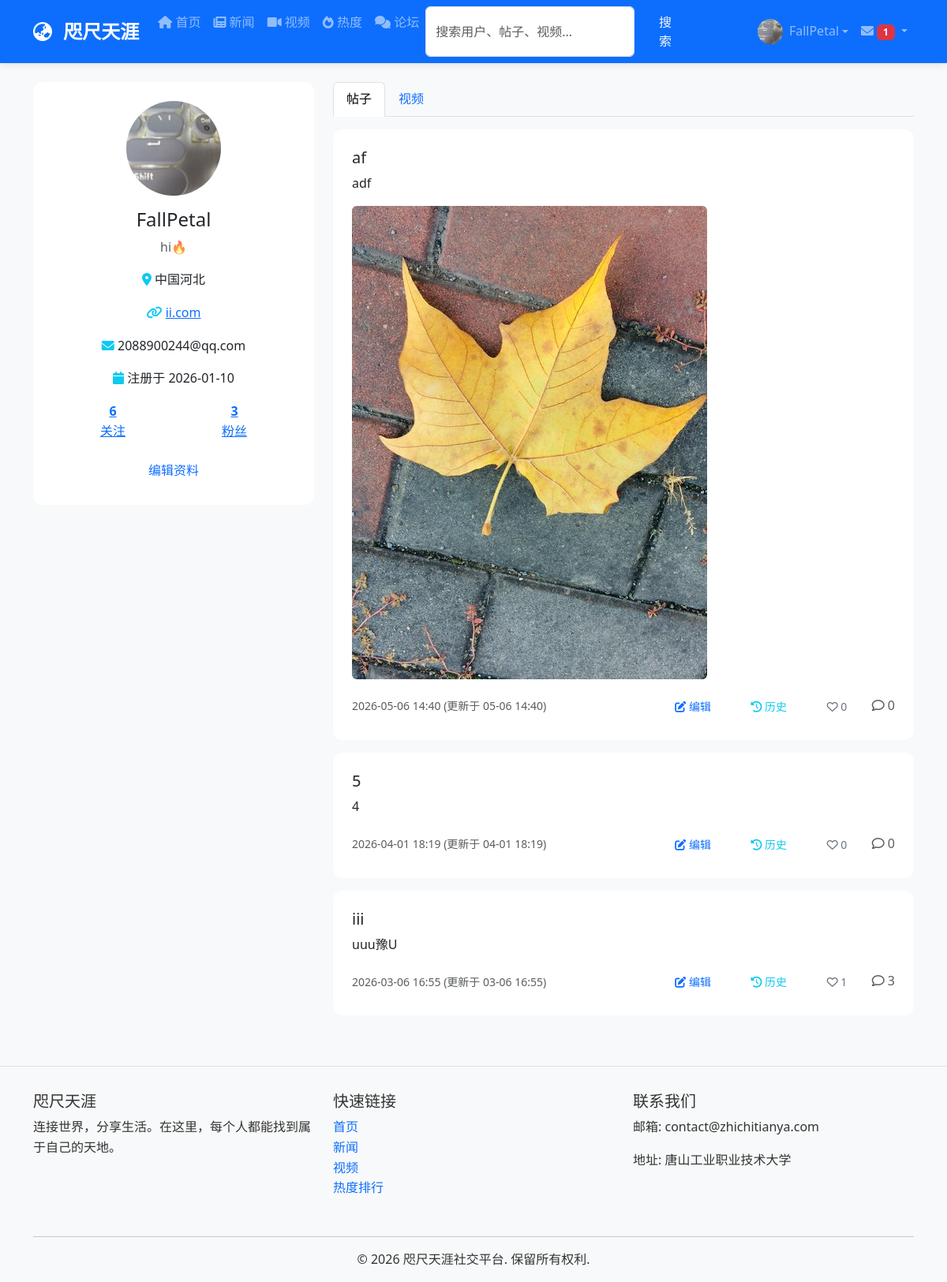
Screenshot of /profile/FallPetal (signed in) with the database file from the repository.
### models/__init__.py (models this page shows, shortened)
class User(UserMixin, db.Model):
    __tablename__ = 'users'
    id = db.Column(db.Integer, primary_key=True)
    username = db.Column(db.String(80), unique=True, nullable=False)
    email = db.Column(db.String(120), unique=True, nullable=False)
    password_hash = db.Column(db.String(120), nullable=False)
    avatar = db.Column(db.String(200), default='default_avatar.png')
    bio = db.Column(db.Text, default='')
    location = db.Column(db.String(100))
    website = db.Column(db.String(200))
    is_active = db.Column(db.Boolean, default=True)  # 用户是否被封禁
    is_banned = db.Column(db.Boolean, default=False)  # 是否被完全封禁
    can_post = db.Column(db.Boolean, default=True)    # 是否可以发帖
    can_video = db.Column(db.Boolean, default=True)   # 是否可以发视频
    can_comment = db.Column(db.Boolean, default=True)  # 是否可以评论
    is_admin = db.Column(db.Boolean, default=False)   # 是否为管理员
    join_date = db.Column(FlexibleDateTime, default=datetime.now)
    last_seen = db.Column(FlexibleDateTime, default=datetime.now)
    posts = db.relationship('Post', backref='author',
                            lazy=True, foreign_keys='Post.author_id')
    videos = db.relationship('Video', backref='uploader',
                             lazy=True, foreign_keys='Video.uploader_id')
    comments = db.relationship(
        'Comment', lazy=True, foreign_keys='Comment.author_id')
    sent_messages = db.relationship(
        'Message', backref='sender', lazy=True, foreign_keys='Message.sender_id')
    received_messages = db.relationship(
        'Message', backref='recipient', lazy=True, foreign_keys='Message.recipient_id')
    followers = db.relationship(
        'User', secondary='follows',
        primaryjoin='(Follows.followed_id == User.id)',  # 被关注的人
        secondaryjoin='(Follows.follower_id == User.id)',  # 关注者
        backref=db.backref('followed', lazy='dynamic'),
        lazy='dynamic'
    )
    post_likes = db.relationship('PostLike', backref='user', lazy=True)
    video_likes = db.relationship('VideoLike', backref='user', lazy=True)
    def is_following(self, user):
        existing_follow = db.session.query(Follows).filter_by(
            follower_id=self.id,
            followed_id=user.id
        ).first()
        return existing_follow is not None
    def get_following_count(self):
        return self.followed.count()
    def get_followers_count(self):
        return self.followers.count()
    def unread_messages_count(self):
        return Message.query.filter_by(
            recipient_id=self.id,
            is_read=False
        ).count()

class Post(db.Model):
    __tablename__ = 'posts'
    id = db.Column(db.Integer, primary_key=True)
    title = db.Column(db.String(200), nullable=False)
    content = db.Column(db.Text, nullable=False)
    image_url = db.Column(db.String(200))  # 帖子配图
    video_url = db.Column(db.String(200))  # 帖子视频
    timestamp = db.Column(FlexibleDateTime, index=True,
                          default=datetime.now)
    updated_at = db.Column(FlexibleDateTime, default=datetime.now)  # 最后更新时间
    author_id = db.Column(db.Integer, db.ForeignKey('users.id'))
    likes_count = db.Column(db.Integer, default=0)
    comments_count = db.Column(db.Integer, default=0)
    post_comments = db.relationship(
        'Comment', lazy=True, foreign_keys='Comment.post_id')
    likes = db.relationship('PostLike', backref='post', lazy=True)

### app.py (the view)
@app.route('/profile/<username>')
def profile(username):
    user = User.query.filter_by(username=username).first_or_404()
    user_posts = Post.query.filter_by(
        author_id=user.id).order_by(Post.timestamp.desc()).all()
    user_videos = Video.query.filter_by(
        uploader_id=user.id).order_by(Video.timestamp.desc()).all()
    is_following = False
    if current_user.is_authenticated:
        is_following = current_user.is_following(user)
    return render_template('profile.html',
                           user=user,
                           posts=user_posts,
                           videos=user_videos,
                           is_following=is_following)

### templates/profile.html (shortened to what this page needs)
{% extends "base.html" %}  {% block content %}
<div class="container mt-4">
  <div class="row">
    <div class="col-md-4">
      <div class="card">
        <div class="card-body text-center">
          <img
            src="{{ get_avatar_url(user.avatar) }}"
            class="rounded-circle mb-3"
            style="width: 120px; height: 120px; object-fit: cover"
            alt="头像"
          />
          <h4>{{ user.username }}</h4>
          {% if user.bio %}
          <p class="text-muted">{{ user.bio }}</p>
          {% endif %} {% if user.location %}
          <p>
            <i class="fas fa-map-marker-alt text-info"></i> {{ user.location }}
          </p>
          {% endif %} {% if user.website %}
          <p>
            <i class="fas fa-link text-info"></i>
            <a href="{{ user.website }}" target="_blank">{{ user.website }}</a>
          </p>
          {% endif %} {% if current_user.is_authenticated and (current_user.id
          == user.id or current_user.is_admin) %}
          <p><i class="fas fa-envelope text-info"></i> {{ user.email }}</p>
          <p>
            <i class="fas fa-calendar text-info"></i> 注册于 {{
            user.join_date.strftime('%Y-%m-%d') }}
          </p>
          {% endif %}
          <div class="d-flex justify-content-around mt-3">
            <div>
              <a href="{{ url_for('show_following', username=user.username) }}"
                ><strong>{{ user.get_following_count() }}</strong></a
              >
              <div>
                <a
                  href="{{ url_for('show_following', username=user.username) }}"
                  >关注</a
                >
              </div>
            </div>
            <div>
              <a href="{{ url_for('show_followers', username=user.username) }}"
                ><strong>{{ user.get_followers_count() }}</strong></a
              >
              <div>
                <a
                  href="{{ url_for('show_followers', username=user.username) }}"
                  >粉丝</a
                >
              </div>
            </div>
          </div>
           {% if current_user.id == user.id %}
          <div class="mt-3">
            <a
              href="{{ url_for('edit_profile') }}"
              class="btn btn-outline-primary"
              >编辑资料</a
            >
          </div>
          {% endif %}
        </div>
      </div>
    </div>
    <div class="col-md-8">
      <ul class="nav nav-tabs" id="myTab" role="tablist">
        <li class="nav-item" role="presentation">
          <button
            class="nav-link active"
            id="posts-tab"
            data-bs-toggle="tab"
            data-bs-target="#posts"
            type="button"
            role="tab"
          >
            帖子
          </button>
        </li>
        <li class="nav-item" role="presentation">
          <button
            class="nav-link"
            id="videos-tab"
            data-bs-toggle="tab"
            data-bs-target="#videos"
            type="button"
            role="tab"
          >
            视频
          </button>
        </li>
      </ul>
      <div class="tab-content mt-3" id="myTabContent">
        <div class="tab-pane fade show active" id="posts" role="tabpanel">
          {% if posts %} {% for post in posts %}
          <div class="card mb-3">
            <div class="card-body">
              <h5 class="card-title">{{ post.title }}</h5>
              <p class="card-text">
                {{ post.content[:300] }}
              </p>
              {% if post.image_url %}
              <img
                src="{{ url_for('static', filename=post.image_url) }}"
                class="img-fluid rounded"
                alt="帖子配图"
              />
              {% endif %}
              <div
                class="d-flex justify-content-between align-items-center mt-3"
              >
                <small class="text-muted"
                  >{{ post.timestamp.strftime('%Y-%m-%d %H:%M') }} {% if
                  post.updated_at and post.updated_at != post.timestamp %}
                  (更新于 {{ post.updated_at.strftime('%m-%d %H:%M') }}) {%
                  endif %}
                </small>
                <div>
                  {% if current_user.id == post.author_id or
                  current_user.is_admin %}
                  <a
                    href="{{ url_for('edit_post', post_id=post.id) }}"
                    class="btn btn-sm btn-outline-primary me-2"
                  >
                    <i class="fas fa-edit"></i> 编辑
                  </a>
                  <a
                    href="{{ url_for('post_detail', post_id=post.id) }}"
                    class="btn btn-sm btn-outline-info me-2"
                  >
                    <i class="fas fa-history"></i> 历史
                  </a>
                  {% endif %}
                  <button
                    class="btn btn-sm btn-outline-secondary like-btn"
                    data-type="post"
                    data-id="{{ post.id }}"
                  >
                    <i class="far fa-heart"></i>
                    <span class="likes-count">{{ post.likes_count }}</span>
                  </button>
                  <span class="ms-2 text-muted"
                    ><i class="far fa-comment"></i> {{ post.comments_count
                    }}</span
                  >
                </div>
              </div>
            </div>
          </div>
          {% endfor %} {% else %}
          <p class="text-muted">暂无帖子</p>
          {% endif %}
        </div>
      </div>
    </div>
  </div>
</div>
{% endblock %}

### templates/base.html (shortened to what this page needs)
<!DOCTYPE html>
<html lang="zh-CN">
  <head>
    <link
      href="{{ url_for('static', filename='css/bootstrap.min.css') }}"
      rel="stylesheet"
    />
    <link
      rel="stylesheet"
      href="{{ url_for('static', filename='css/style.css') }}"
    />
    <link
      rel="stylesheet"
      href="https://cdnjs.cloudflare.com/ajax/libs/font-awesome/6.0.0/css/all.min.css"
    />
  </head>
  <body>
    <nav class="navbar navbar-expand-lg navbar-dark bg-primary sticky-top">
      <div class="container">
        <a class="navbar-brand" href="{{ url_for('index') }}">
          <i class="fas fa-globe-asia me-2"></i> 咫尺天涯
        </a>
        <div class="collapse navbar-collapse" id="navbarNav">
          <ul class="navbar-nav me-auto">
            <li class="nav-item">
              <a class="nav-link" href="{{ url_for('index') }}"
                ><i class="fas fa-home"></i> 首页</a
              >
            </li>
            <li class="nav-item">
              <a class="nav-link" href="{{ url_for('news') }}"
                ><i class="fas fa-newspaper"></i> 新闻</a
              >
            </li>
            <li class="nav-item">
              <a class="nav-link" href="{{ url_for('videos') }}"
                ><i class="fas fa-video"></i> 视频</a
              >
            </li>
            <li class="nav-item">
              <a class="nav-link" href="{{ url_for('trending') }}"
                ><i class="fas fa-fire"></i> 热度</a
              >
            </li>
            <li class="nav-item">
              <a class="nav-link" href="{{ url_for('forum') }}"
                ><i class="fas fa-comments"></i> 论坛</a
              >
            </li>
            <li class="nav-item">
              <form
                class="d-flex"
                action="{{ url_for('search') }}"
                method="get"
              >
                <input
                  class="form-control me-2"
                  type="search"
                  name="q"
                  placeholder="搜索用户、帖子、视频..."
                  aria-label="Search"
                />
                <button class="btn btn-outline-light" type="submit">
                  搜索
                </button>
              </form>
            </li>
          </ul>
          <ul class="navbar-nav ms-auto">
            {% if current_user.is_authenticated %}
            <li class="nav-item dropdown">
              <a
                class="nav-link dropdown-toggle d-flex align-items-center"
                href="#"
                id="navbarDropdown"
                role="button"
                data-bs-toggle="dropdown"
              >
                <img
                  src="{{ get_avatar_url(current_user.avatar) }}"
                  class="user-avatar-sm me-2"
                  alt="头像"
                />
                {{ current_user.username }}
              </a>
            </li>
            {% endif %}
          </ul>
          {% if current_user.is_authenticated %}
          <ul class="navbar-nav">
            <li class="nav-item dropdown">
              <a
                class="nav-link dropdown-toggle"
                href="#"
                id="messagesDropdown"
                role="button"
                data-bs-toggle="dropdown"
                aria-expanded="false"
              >
                <i class="fas fa-envelope"></i>
                {% if current_user.unread_messages_count() > 0 %}
                <span class="badge bg-danger"
                  >{{ current_user.unread_messages_count() }}</span
                >
                {% endif %}
              </a>
                {% set unread_messages = [] %} {% for msg in
                current_user.received_messages %} {% if not msg.is_read %} {% if
                unread_messages|length < 5 %} {% set _ =
                unread_messages.append(msg) %} {% endif %} {% endif %} {% endfor
                %}
            </li>
          </ul>
          {% endif %}
        </div>
      </div>
    </nav>
    <main>{% block content %}{% endblock %}</main>
    <footer class="footer mt-5 py-4 bg-light">
      <div class="container">
        <div class="row">
          <div class="col-md-4 mb-3">
            <h5>咫尺天涯</h5>
            <p>连接世界，分享生活。在这里，每个人都能找到属于自己的天地。</p>
          </div>
          <div class="col-md-4 mb-3">
            <h5>快速链接</h5>
            <ul class="list-unstyled">
              <li>
                <a href="{{ url_for('index') }}" class="text-decoration-none"
                  >首页</a
                >
              </li>
              <li>
                <a href="{{ url_for('news') }}" class="text-decoration-none"
                  >新闻</a
                >
              </li>
              <li>
                <a href="{{ url_for('videos') }}" class="text-decoration-none"
                  >视频</a
                >
              </li>
              <li>
                <a href="{{ url_for('trending') }}" class="text-decoration-none"
                  >热度排行</a
                >
              </li>
            </ul>
          </div>
          <div class="col-md-4 mb-3">
            <h5>联系我们</h5>
            <p>邮箱: contact@zhichitianya.com</p>
            <p>地址: 唐山工业职业技术大学</p>
          </div>
        </div>
        <hr />
        <div class="text-center">
          <p class="mb-0">&copy; 2026 咫尺天涯社交平台. 保留所有权利.</p>
        </div>
      </div>
    </footer>
  </body>
</html>

### rows the page displays
User: avatar (picture), username "FallPetal", bio "hi🔥", location "中国河北", website "ii.com", email "2088900244@qq.com", join_date "2026-01-10"
Post: title "af", content "adf", image_url (picture), timestamp "2026-05-06 14:40", updated_at "05-06 14:40", likes_count "0", comments_count "0"
Post: title "5", content "4", timestamp "2026-04-01 18:19", updated_at "04-01 18:19", likes_count "0", comments_count "0"
Post: title "iii", content "uuu豫U", timestamp "2026-03-06 16:55", updated_at "03-06 16:55", likes_count "1", comments_count "3"

### other values shown
{{ current_user.unread_messages_count() }} "1"
{{ user.get_following_count() }} "6"
{{ user.get_followers_count() }} "3"
